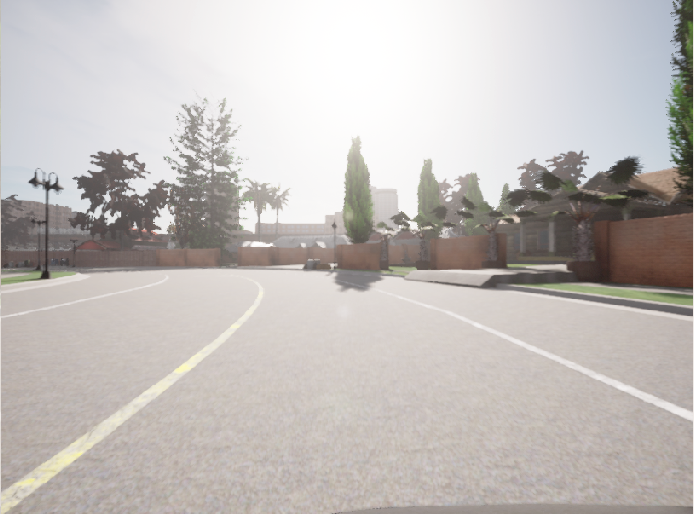
#> input picture src/code_ws/code/left.png, 694 x 514 px
$ python sift.py
#> lines starting #> are read from the running program, lines starting #| are printed output that depends on the picture
import numpy as np
import cv2 as cv

img = cv.imread('left.png')
#> img is the input picture: shape (514, 694, 3); mean B, G, R 186.7, 189.6, 194.5
gray= cv.cvtColor(img,cv.COLOR_BGR2GRAY)
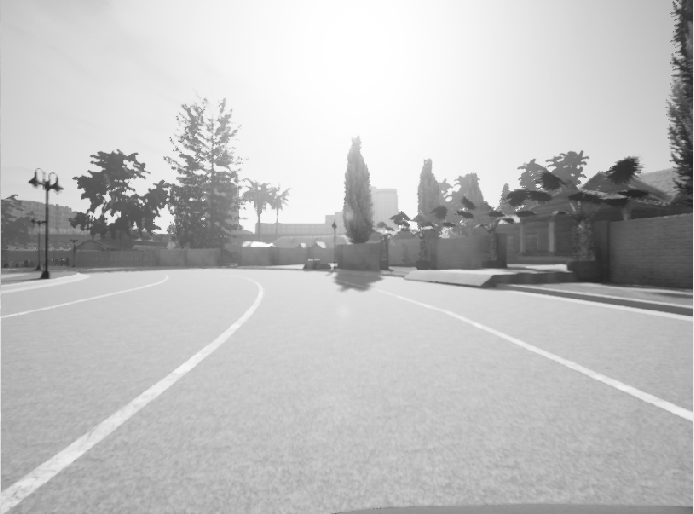
#> gray: shape (514, 694); min 36, max 255, mean 190.7
sift = cv.SIFT_create()
kp = sift.detect(gray,None)
#> kp = 945 keypoints; strongest (x, y, size): (34, 181, 5.4), (107, 198, 4.9), (167, 199, 1.8), (191, 199, 2.3)
img=cv.drawKeypoints(gray,kp,img)
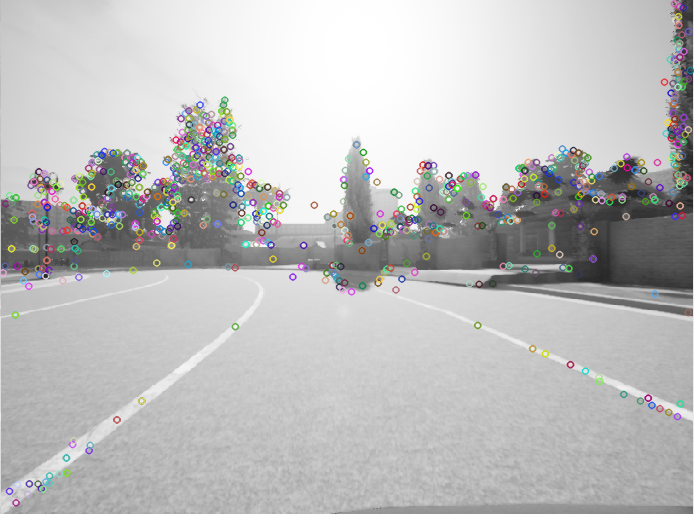
#> img: shape (514, 694, 3); mean B, G, R 189.2, 189.3, 189.4
cv.imwrite('sift_keypoints.jpg',img)
